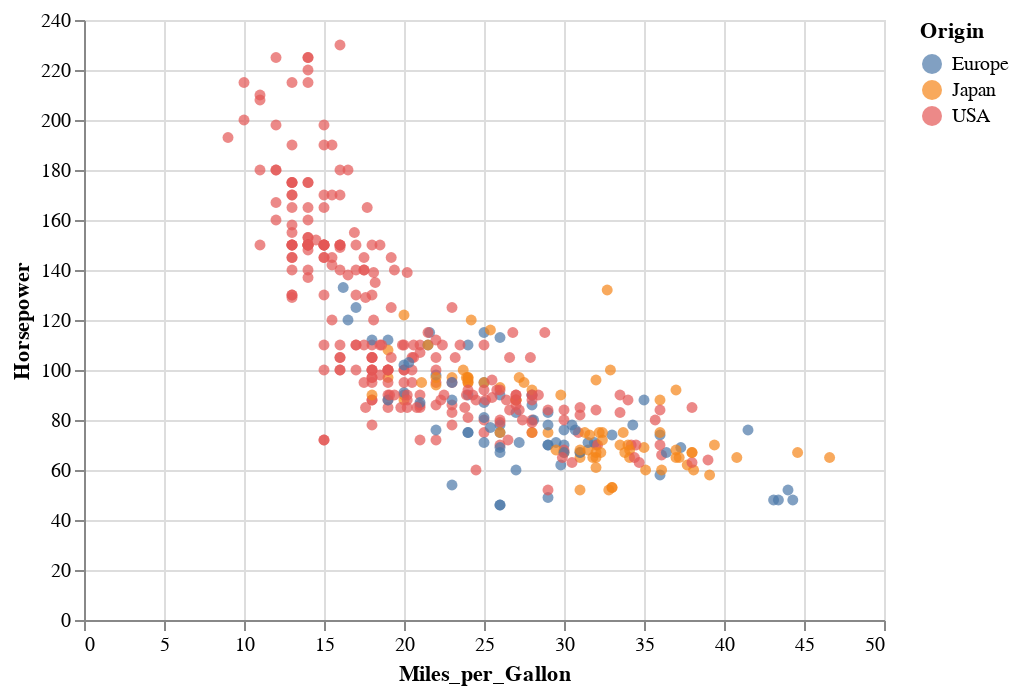

Write notebook code for a chart like this one.
### Code cell
interval = alt.selection_interval(encodings=['x', 'y'])
alt.Chart(cars).mark_circle().encode(x='Miles_per_Gallon', y='Horsepower', color=alt.condition(interval, 'Origin', alt.value('lightgray'))).properties(selection=interval)

### Figure 1 — Vega-Lite specification as saved in the notebook (floating-point values rounded to 4 significant figures; data arrays with more than 128 entries replaced by an {"elided": "..."} marker saying what was removed)
{"config": {"view": {"continuousWidth": 400, "continuousHeight": 300}}, "data": {"name": "data-f02450ab61490a1363517a0190416235"}, "mark": "circle", "encoding": {"color": {"condition": {"type": "nominal", "field": "Origin", "selection": "selector040"}, "value": "lightgray"}, "x": {"type": "quantitative", "field": "Miles_per_Gallon"}, "y": {"type": "quantitative", "field": "Horsepower"}}, "selection": {"selector040": {"type": "interval", "encodings": ["x", "y"]}}, "$schema": "https://vega.github.io/schema/vega-lite/v4.8.1.json", "datasets": {"data-f02450ab61490a1363517a0190416235": {"elided": "406 records"}}}
